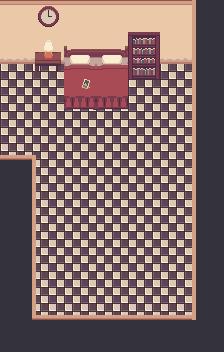

Rendered tile map (Tiled .tmx) drawn with the repository's tilesets; below, a short description and the full map source, tile grids included:
An orthogonal 7x11 tile map with 32x32 px tiles, 5 tile layers (ground, detailsDown, player, detailsTop, ...), 2 tilesets and 9 objects.

<map version="1.10" tiledversion="1.11.2" orientation="orthogonal" renderorder="right-down" width="7" height="11" tilewidth="32" tileheight="32" infinite="0" nextlayerid="8" nextobjectid="15">
 <editorsettings>
  <export target="../../assets/Levels/Maps/bedroomPortal.json" format="json" />
 </editorsettings>
 <tileset firstgid="1" source="../tilesets/Terrain and Back Wall (32x32).tsx" />
 <tileset firstgid="248" source="../tilesets/bedroom.tsx" />
 <layer id="5" name="ground" width="7" height="11">
  <data encoding="csv">
267,267,267,267,267,280,0,
0,0,0,0,0,280,0,
0,0,0,0,280,280,0,
0,0,0,0,0,280,0,
0,0,0,0,0,280,0,
0,0,0,0,0,280,0,
0,0,0,0,0,280,0,
0,0,0,0,0,280,0,
0,0,0,0,0,280,0,
0,280,280,280,280,280,0,
0,0,0,0,0,0,0
</data>
 </layer>
 <layer id="3" name="detailsDown" width="7" height="11">
  <data encoding="csv">
0,0,0,0,0,0,41,
283,283,283,283,283,283,41,
280,280,280,280,354,0,41,
280,280,280,280,280,0,41,
280,280,280,280,280,0,41,
280,280,280,280,280,0,41,
280,280,280,280,280,0,41,
280,280,280,280,280,0,41,
280,280,280,280,280,0,41,
280,0,0,0,0,0,41,
41,41,41,41,41,41,41
</data>
 </layer>
 <layer id="2" name="player" width="7" height="11">
  <data encoding="csv">
0,0,0,0,0,0,0,
0,311,382,383,0,0,0,
0,327,397,398,0,0,270,
0,0,413,414,0,0,270,
250,254,0,0,0,0,270,
41,270,0,0,0,0,270,
41,270,0,0,0,0,270,
41,270,0,0,0,0,270,
41,270,0,0,0,0,270,
41,271,250,250,250,250,270,
0,0,0,0,0,0,0
</data>
 </layer>
 <layer id="1" name="detailsTop" width="7" height="11">
  <data encoding="csv">
251,251,251,251,0,267,270,
0,401,0,0,338,0,270,
0,0,386,0,0,0,0,
0,0,0,0,0,0,0,
0,0,0,0,0,0,0,
0,0,0,0,0,0,0,
0,0,0,0,0,0,0,
0,0,0,0,0,0,0,
0,0,0,0,0,0,0,
0,0,0,0,0,0,0,
0,0,0,0,0,0,0
</data>
 </layer>
 <layer id="6" name="sky" width="7" height="11">
  <data encoding="csv">
0,322,0,0,251,251,0,
0,0,0,0,0,0,0,
0,0,0,0,0,0,0,
0,0,0,0,0,0,0,
0,0,0,0,0,0,0,
0,0,0,0,0,0,0,
0,0,0,0,0,0,0,
0,0,0,0,0,0,0,
0,0,0,0,0,0,0,
0,0,0,0,0,0,0,
0,0,0,0,0,0,0
</data>
 </layer>
 <objectgroup id="4" name="objects">
  <object id="3" x="37.5" y="197.5" width="152.5" height="27">
   <properties>
    <property name="cutscene_name" value="portalSuck" />
    <property name="event" value="enter" />
    <property name="function_name" value="play_cutscene" />
   </properties>
  </object>
  <object id="4" x="27.8501" y="94.3558" width="27.2998" height="27.2883">
   <properties>
    <property name="entity_code" type="int" value="0" />
    <property name="event" value="atStart" />
    <property name="function_name" value="spawn_entity" />
   </properties>
  </object>
  <object id="7" x="-0.36905" y="64.0019" width="6.2381" height="91.9963">
   <properties>
    <property name="cutscene_name" value="leaveBedroomPortal" />
    <property name="event" value="enter" />
    <property name="function_name" value="play_cutscene" />
   </properties>
  </object>
 </objectgroup>
 <objectgroup id="7" name="player_collider_objects">
  <object id="5" x="31.75" y="315" width="32" height="5" />
  <object id="6" x="159.5" y="314.5" width="32.5" height="5" />
  <object id="10" x="192" y="32" width="3.5" height="32" />
  <object id="11" x="128" y="32" width="32" height="32" />
  <object id="13" x="160" y="32" width="32" height="16" />
  <object id="14" x="0" y="32" width="32" height="16" />
 </objectgroup>
</map>
